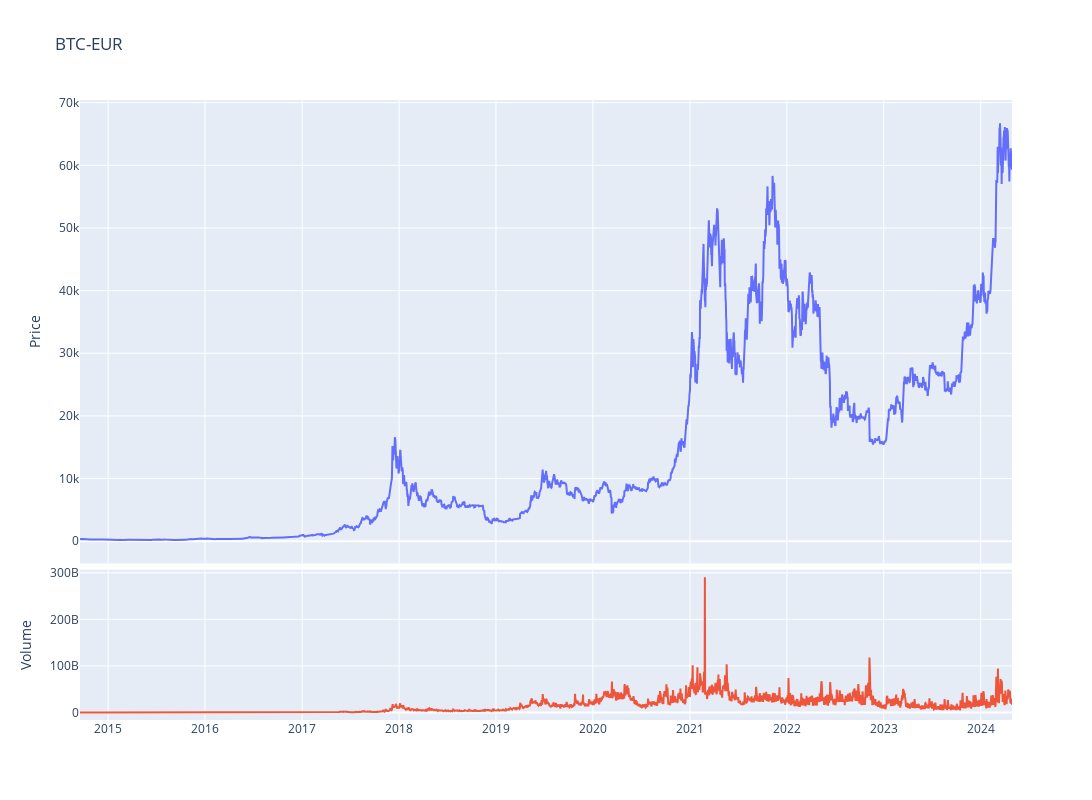

Source (notebook cell):
### Code cell
fig = make_subplots(rows=4, cols=1,shared_xaxes=True,vertical_spacing=0.01,specs=[[{'rowspan':3,'colspan':1}],[None],[None],[{'rowspan':1,'colspan':1}]])

# Graph (1,1)
fig.add_trace(go.Scatter(x=stock_ticker.index,y=stock_ticker['Adj Close'],mode="lines",name=f"{ticker}"),row=1, col=1)
# Update xaxis properties
fig.update_yaxes(title_text="Price", row=1, col=1)

# Graph (4,1)
fig.add_trace(go.Scatter(x=stock_ticker.index,y=stock_ticker['Volume'],mode="lines",name='Volume'),row=4, col=1)
fig.update_yaxes(title_text="Volume", row=4, col=1)

fig.update_layout(height=800, width=1300,showlegend=False,title=f"{ticker}")

fig.show()

### Figure 1 — Plotly figure (JSON) as saved in the notebook; plotly's stock layout.template omitted (floating-point values rounded to 4 significant figures; data arrays with more than 128 entries replaced by an {"elided": "..."} marker saying what was removed)
{"data": [{"mode": "lines", "name": "BTC-EUR", "type": "scatter", "x": {"elided": "3512 str values"}, "xaxis": "x", "y": {"elided": "3512 float values"}, "yaxis": "y"}, {"mode": "lines", "name": "Volume", "type": "scatter", "x": {"elided": "3512 str values"}, "xaxis": "x2", "y": {"elided": "3512 int values"}, "yaxis": "y2"}], "layout": {"height": 800, "showlegend": false, "title": {"text": "BTC-EUR"}, "width": 1300, "xaxis": {"anchor": "y", "domain": [0, 1], "matches": "x2", "showticklabels": false}, "xaxis2": {"anchor": "y2", "domain": [0, 1]}, "yaxis": {"anchor": "x", "domain": [0.2525, 1], "title": {"text": "Price"}}, "yaxis2": {"anchor": "x2", "domain": [0, 0.2425], "title": {"text": "Volume"}}}}
